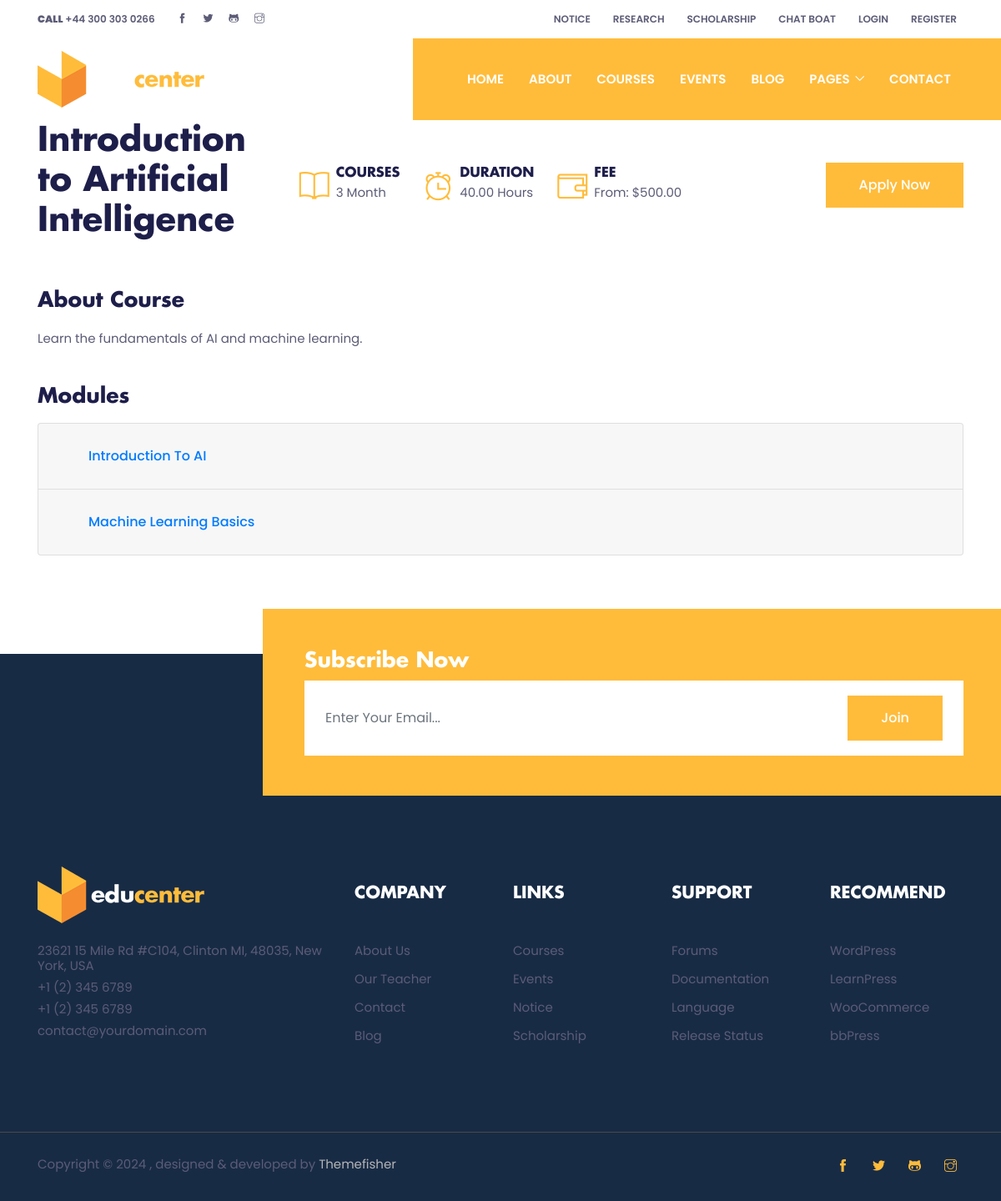
The page /course/introduction-to-artificial-intelligence/ on the database its author committed.
### courses/models.py (models this page shows, shortened)
class Course(models.Model):
  department = models.ForeignKey(Department,on_delete=models.CASCADE)
  teacher = models.ForeignKey(Teacher, on_delete=models.CASCADE)
  title = models.CharField(max_length=500)
  banner = models.ImageField(upload_to='course')
  duration_month = models.PositiveIntegerField()
  duration_hours = models.DecimalField(max_digits=10, decimal_places=2)
  fee = models.DecimalField(max_digits=10, decimal_places=2)
  description = HTMLField()
  slug = AutoSlugField(populate_from='title')
  created = models.DateTimeField(auto_now_add=True)
  updated = models.DateTimeField(auto_now=True)

class Modules(models.Model):
  course = models.ForeignKey(Course,on_delete=models.CASCADE)
  title = models.CharField(max_length=500)
  content = models.URLField()
  slug = AutoSlugField(populate_from='title')
  created = models.DateTimeField(auto_now_add=True)
  updated = models.DateTimeField(auto_now=True)
  def get_video_embed_url(self):
        if "youtube.com/watch?v=" in self.content:
            video_id = self.content.split("watch?v=")[-1]
            return f"https://www.youtube.com/embed/{video_id}"
        elif "youtu.be/" in self.content:
            video_id = self.content.split("youtu.be/")[-1]
            return f"https://www.youtube.com/embed/{video_id}"
        return self.content

### courses/views.py (the view)
# urls.py: path('course/<slug:slug>/', single_course, name='course'),
def single_course(request, slug):
    courses_with_slug = Course.objects.filter(slug=slug)
    if courses_with_slug.count() > 1:
        courses_to_delete = courses_with_slug[1:]
        for course in courses_to_delete:
            course.delete()
    course = get_object_or_404(Course, slug=slug)
    modules = Modules.objects.filter(course=course)
    context = {
        "course": course,
        "modules": modules,
    }
    return render(request, 'singleCourse.html', context)

### courses/templates/singleCourse.html (shortened to what this page needs)
{% extends "base.html" %}
{% block content %}
<section class="section-sm mt-5">
  <div class="container">
    <div class="row">
      <div class="col-12 mb-4">
      </div>
    </div>
    <div class="row align-items-center mb-5 mt-3">
      <div class="col-xl-3 order-1 col-sm-6 mb-4 mb-xl-0">
        <h2> {{course.title}} </h2>
      </div>
      <div class="col-xl-6 order-sm-3 order-xl-2 col-12 order-2">
        <ul class="list-inline text-xl-center">
          <li class="list-inline-item mr-4 mb-3 mb-sm-0">
            <div class="d-flex align-items-center">
              <i class="ti-book text-primary icon-md mr-2"></i>
              <div class="text-left">
                <h6 class="mb-0">COURSES</h6>
                <p class="mb-0">{{course.duration_month}} Month</p>
              </div>
            </div>
          </li>
          <li class="list-inline-item mr-4 mb-3 mb-sm-0">
            <div class="d-flex align-items-center">
              <i class="ti-alarm-clock text-primary icon-md mr-2"></i>
              <div class="text-left">
                <h6 class="mb-0">DURATION</h6>
                <p class="mb-0">{{course.duration_hours}} Hours</p>
              </div>
            </div>
          </li>
          <li class="list-inline-item mr-4 mb-3 mb-sm-0">
            <div class="d-flex align-items-center">
              <i class="ti-wallet text-primary icon-md mr-2"></i>
              <div class="text-left">
                <h6 class="mb-0">FEE</h6>
                <p class="mb-0">From: ${{course.fee}}</p>
              </div>
            </div>
          </li>
        </ul>
      </div>
      <div class="col-xl-3 text-sm-right text-left order-sm-2 order-3 order-xl-3 col-sm-6 mb-4 mb-xl-0">
        <a href="course-single.html" class="btn btn-primary">Apply now</a>
      </div>
    </div>
    <div class="row">
      <div class="col-12 mb-4">
        <h3>About Course</h3>
        <p> {{course.description | safe}} </p>
      </div>
      <div class="col-12 mb-4">
        <h3 class="mb-3">Modules</h3>
        <div class="accordion" id="modulesAccordion">
          {% for module in modules %}
          <div class="card">
            <div class="card-header" id="heading{{ module.id }}">
              <h5 class="mb-0">
                <button class="btn btn-link" type="button" data-toggle="collapse" data-target="#collapse{{ module.id }}" aria-expanded="false" aria-controls="collapse{{ module.id }}">
                  {{ module.title }}
                </button>
              </h5>
            </div>
          </div>
          {% endfor %}
        </div>
      </div>
    </div>
  </div>
</section>
{% endblock content %}

### static/css/style.css (style rules this page uses)
body { line-height: 1.2; font-family: "Poppins", sans-serif; -webkit-font-smoothing: antialiased; font-size: 15px; color: #5c5c77; }
p, .paragraph { font-weight: 400; color: #5c5c77; font-size: 15px; line-height: 1.9; font-family: "Poppins", sans-serif; }
h1, h2, h3, h4, h5, h6 { color: #1e1e4b; font-family: "futura-bold"; font-weight: 700; line-height: 1.2; }
h2, .h2 { font-size: 40px; }
h3, .h3 { font-size: 25px; }
h5, .h5 { font-size: 18px; }
h6, .h6 { font-size: 16px; }
.btn { font-size: 16px; font-family: "Poppins", sans-serif; text-transform: capitalize; padding: 15px 40px; border-radius: 0; font-weight: 500; border: 0; position: relative; z-index: 1; transition: 0.2s ease; overflow: hidden; white-space: nowrap; }
.btn::before { position: absolute; content: ""; height: 80%; width: 100%; left: 0; bottom: 10%; z-index: -1; transition: transform 0.2s ease-in-out; transform-origin: top; transform: scaleY(0); }
.btn-primary { color: #fff; background-color: #ffbc3b; }
.btn-primary::before { background-color: #fff; }
body { background-color: #fff; overflow-x: hidden; }
ol, ul { list-style-type: none; margin: 0px; }
a, a:hover, a:focus { text-decoration: none; }
a, button, select { cursor: pointer; transition: 0.2s ease; }
.section-sm { padding-top: 40px; padding-bottom: 40px; }
.text-primary { color: #ffbc3b !important; }
.icon-md { font-size: 36px; }

### rows shown on the page
Course: title "Introduction to Artificial Intelligence", duration_month "3", duration_hours "40.00", fee "500.00", description "Learn the fundamentals of AI and machine learning."
Modules: title "Introduction To AI"
Modules: title "Machine Learning Basics"
